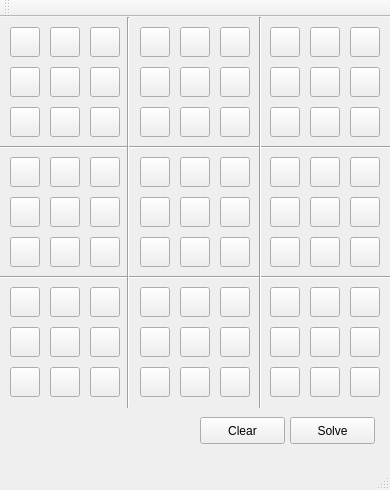
<?xml version="1.0" encoding="UTF-8"?>
<ui version="4.0">
 <class>MainWindow</class>
 <widget class="QMainWindow" name="MainWindow">
  <property name="geometry">
   <rect>
    <x>0</x>
    <y>0</y>
    <width>390</width>
    <height>490</height>
   </rect>
  </property>
  <property name="windowTitle">
   <string>Sudoku Solver</string>
  </property>
  <widget class="QWidget" name="centralWidget">
   <widget class="SudokuField" name="a11">
    <property name="geometry">
     <rect>
      <x>10</x>
      <y>10</y>
      <width>30</width>
      <height>30</height>
     </rect>
    </property>
    <property name="text">
     <string/>
    </property>
   </widget>
   <widget class="SudokuField" name="a12">
    <property name="geometry">
     <rect>
      <x>50</x>
      <y>10</y>
      <width>30</width>
      <height>30</height>
     </rect>
    </property>
    <property name="text">
     <string/>
    </property>
   </widget>
   <widget class="SudokuField" name="a13">
    <property name="geometry">
     <rect>
      <x>90</x>
      <y>10</y>
      <width>30</width>
      <height>30</height>
     </rect>
    </property>
    <property name="text">
     <string/>
    </property>
   </widget>
   <widget class="SudokuField" name="a14">
    <property name="geometry">
     <rect>
      <x>140</x>
      <y>10</y>
      <width>30</width>
      <height>30</height>
     </rect>
    </property>
    <property name="text">
     <string/>
    </property>
   </widget>
   <widget class="SudokuField" name="a15">
    <property name="geometry">
     <rect>
      <x>180</x>
      <y>10</y>
      <width>30</width>
      <height>30</height>
     </rect>
    </property>
    <property name="text">
     <string/>
    </property>
   </widget>
   <widget class="SudokuField" name="a16">
    <property name="geometry">
     <rect>
      <x>220</x>
      <y>10</y>
      <width>30</width>
      <height>30</height>
     </rect>
    </property>
    <property name="text">
     <string/>
    </property>
   </widget>
   <widget class="SudokuField" name="a17">
    <property name="geometry">
     <rect>
      <x>270</x>
      <y>10</y>
      <width>30</width>
      <height>30</height>
     </rect>
    </property>
    <property name="text">
     <string/>
    </property>
   </widget>
   <widget class="SudokuField" name="a18">
    <property name="geometry">
     <rect>
      <x>310</x>
      <y>10</y>
      <width>30</width>
      <height>30</height>
     </rect>
    </property>
    <property name="text">
     <string/>
    </property>
   </widget>
   <widget class="SudokuField" name="a19">
    <property name="geometry">
     <rect>
      <x>350</x>
      <y>10</y>
      <width>30</width>
      <height>30</height>
     </rect>
    </property>
    <property name="text">
     <string/>
    </property>
   </widget>
   <widget class="SudokuField" name="a25">
    <property name="geometry">
     <rect>
      <x>180</x>
      <y>50</y>
      <width>30</width>
      <height>30</height>
     </rect>
    </property>
    <property name="text">
     <string/>
    </property>
   </widget>
   <widget class="SudokuField" name="a28">
    <property name="geometry">
     <rect>
      <x>310</x>
      <y>50</y>
      <width>30</width>
      <height>30</height>
     </rect>
    </property>
    <property name="text">
     <string/>
    </property>
   </widget>
   <widget class="SudokuField" name="a23">
    <property name="geometry">
     <rect>
      <x>90</x>
      <y>50</y>
      <width>30</width>
      <height>30</height>
     </rect>
    </property>
    <property name="text">
     <string/>
    </property>
   </widget>
   <widget class="SudokuField" name="a21">
    <property name="geometry">
     <rect>
      <x>10</x>
      <y>50</y>
      <width>30</width>
      <height>30</height>
     </rect>
    </property>
    <property name="text">
     <string/>
    </property>
   </widget>
   <widget class="SudokuField" name="a27">
    <property name="geometry">
     <rect>
      <x>270</x>
      <y>50</y>
      <width>30</width>
      <height>30</height>
     </rect>
    </property>
    <property name="text">
     <string/>
    </property>
   </widget>
   <widget class="SudokuField" name="a29">
    <property name="geometry">
     <rect>
      <x>350</x>
      <y>50</y>
      <width>30</width>
      <height>30</height>
     </rect>
    </property>
    <property name="text">
     <string/>
    </property>
   </widget>
   <widget class="SudokuField" name="a22">
    <property name="geometry">
     <rect>
      <x>50</x>
      <y>50</y>
      <width>30</width>
      <height>30</height>
     </rect>
    </property>
    <property name="text">
     <string/>
    </property>
   </widget>
   <widget class="SudokuField" name="a24">
    <property name="geometry">
     <rect>
      <x>140</x>
      <y>50</y>
      <width>30</width>
      <height>30</height>
     </rect>
    </property>
    <property name="text">
     <string/>
    </property>
   </widget>
   <widget class="SudokuField" name="a26">
    <property name="geometry">
     <rect>
      <x>220</x>
      <y>50</y>
      <width>30</width>
      <height>30</height>
     </rect>
    </property>
    <property name="text">
     <string/>
    </property>
   </widget>
   <widget class="SudokuField" name="a41">
    <property name="geometry">
     <rect>
      <x>10</x>
      <y>140</y>
      <width>30</width>
      <height>30</height>
     </rect>
    </property>
    <property name="text">
     <string/>
    </property>
   </widget>
   <widget class="SudokuField" name="a37">
    <property name="geometry">
     <rect>
      <x>270</x>
      <y>90</y>
      <width>30</width>
      <height>30</height>
     </rect>
    </property>
    <property name="text">
     <string/>
    </property>
   </widget>
   <widget class="SudokuField" name="a33">
    <property name="geometry">
     <rect>
      <x>90</x>
      <y>90</y>
      <width>30</width>
      <height>30</height>
     </rect>
    </property>
    <property name="text">
     <string/>
    </property>
   </widget>
   <widget class="SudokuField" name="a31">
    <property name="geometry">
     <rect>
      <x>10</x>
      <y>90</y>
      <width>30</width>
      <height>30</height>
     </rect>
    </property>
    <property name="text">
     <string/>
    </property>
   </widget>
   <widget class="SudokuField" name="a34">
    <property name="geometry">
     <rect>
      <x>140</x>
      <y>90</y>
      <width>30</width>
      <height>30</height>
     </rect>
    </property>
    <property name="text">
     <string/>
    </property>
   </widget>
   <widget class="SudokuField" name="a44">
    <property name="geometry">
     <rect>
      <x>140</x>
      <y>140</y>
      <width>30</width>
      <height>30</height>
     </rect>
    </property>
    <property name="text">
     <string/>
    </property>
   </widget>
   <widget class="SudokuField" name="a46">
    <property name="geometry">
     <rect>
      <x>220</x>
      <y>140</y>
      <width>30</width>
      <height>30</height>
     </rect>
    </property>
    <property name="text">
     <string/>
    </property>
   </widget>
   <widget class="SudokuField" name="a39">
    <property name="geometry">
     <rect>
      <x>350</x>
      <y>90</y>
      <width>30</width>
      <height>30</height>
     </rect>
    </property>
    <property name="text">
     <string/>
    </property>
   </widget>
   <widget class="SudokuField" name="a35">
    <property name="geometry">
     <rect>
      <x>180</x>
      <y>90</y>
      <width>30</width>
      <height>30</height>
     </rect>
    </property>
    <property name="text">
     <string/>
    </property>
   </widget>
   <widget class="SudokuField" name="a49">
    <property name="geometry">
     <rect>
      <x>350</x>
      <y>140</y>
      <width>30</width>
      <height>30</height>
     </rect>
    </property>
    <property name="text">
     <string/>
    </property>
   </widget>
   <widget class="SudokuField" name="a43">
    <property name="geometry">
     <rect>
      <x>90</x>
      <y>140</y>
      <width>30</width>
      <height>30</height>
     </rect>
    </property>
    <property name="text">
     <string/>
    </property>
   </widget>
   <widget class="SudokuField" name="a48">
    <property name="geometry">
     <rect>
      <x>310</x>
      <y>140</y>
      <width>30</width>
      <height>30</height>
     </rect>
    </property>
    <property name="text">
     <string/>
    </property>
   </widget>
   <widget class="SudokuField" name="a32">
    <property name="geometry">
     <rect>
      <x>50</x>
      <y>90</y>
      <width>30</width>
      <height>30</height>
     </rect>
    </property>
    <property name="text">
     <string/>
    </property>
   </widget>
   <widget class="SudokuField" name="a36">
    <property name="geometry">
     <rect>
      <x>220</x>
      <y>90</y>
      <width>30</width>
      <height>30</height>
     </rect>
    </property>
    <property name="text">
     <string/>
    </property>
   </widget>
   <widget class="SudokuField" name="a42">
    <property name="geometry">
     <rect>
      <x>50</x>
      <y>140</y>
      <width>30</width>
      <height>30</height>
     </rect>
    </property>
    <property name="text">
     <string/>
    </property>
   </widget>
   <widget class="SudokuField" name="a47">
    <property name="geometry">
     <rect>
      <x>270</x>
      <y>140</y>
      <width>30</width>
      <height>30</height>
     </rect>
    </property>
    <property name="text">
     <string/>
    </property>
   </widget>
   <widget class="SudokuField" name="a45">
    <property name="geometry">
     <rect>
      <x>180</x>
      <y>140</y>
      <width>30</width>
      <height>30</height>
     </rect>
    </property>
    <property name="text">
     <string/>
    </property>
   </widget>
   <widget class="SudokuField" name="a38">
    <property name="geometry">
     <rect>
      <x>310</x>
      <y>90</y>
      <width>30</width>
      <height>30</height>
     </rect>
    </property>
    <property name="text">
     <string/>
    </property>
   </widget>
   <widget class="SudokuField" name="a61">
    <property name="geometry">
     <rect>
      <x>10</x>
      <y>220</y>
      <width>30</width>
      <height>30</height>
     </rect>
    </property>
    <property name="text">
     <string/>
    </property>
   </widget>
   <widget class="SudokuField" name="a57">
    <property name="geometry">
     <rect>
      <x>270</x>
      <y>180</y>
      <width>30</width>
      <height>30</height>
     </rect>
    </property>
    <property name="text">
     <string/>
    </property>
   </widget>
   <widget class="SudokuField" name="a71">
    <property name="geometry">
     <rect>
      <x>10</x>
      <y>270</y>
      <width>30</width>
      <height>30</height>
     </rect>
    </property>
    <property name="text">
     <string/>
    </property>
   </widget>
   <widget class="SudokuField" name="a53">
    <property name="geometry">
     <rect>
      <x>90</x>
      <y>180</y>
      <width>30</width>
      <height>30</height>
     </rect>
    </property>
    <property name="text">
     <string/>
    </property>
   </widget>
   <widget class="SudokuField" name="a51">
    <property name="geometry">
     <rect>
      <x>10</x>
      <y>180</y>
      <width>30</width>
      <height>30</height>
     </rect>
    </property>
    <property name="text">
     <string/>
    </property>
   </widget>
   <widget class="SudokuField" name="a87">
    <property name="geometry">
     <rect>
      <x>270</x>
      <y>310</y>
      <width>30</width>
      <height>30</height>
     </rect>
    </property>
    <property name="text">
     <string/>
    </property>
   </widget>
   <widget class="SudokuField" name="a83">
    <property name="geometry">
     <rect>
      <x>90</x>
      <y>310</y>
      <width>30</width>
      <height>30</height>
     </rect>
    </property>
    <property name="text">
     <string/>
    </property>
   </widget>
   <widget class="SudokuField" name="a81">
    <property name="geometry">
     <rect>
      <x>10</x>
      <y>310</y>
      <width>30</width>
      <height>30</height>
     </rect>
    </property>
    <property name="text">
     <string/>
    </property>
   </widget>
   <widget class="SudokuField" name="a76">
    <property name="geometry">
     <rect>
      <x>220</x>
      <y>270</y>
      <width>30</width>
      <height>30</height>
     </rect>
    </property>
    <property name="text">
     <string/>
    </property>
   </widget>
   <widget class="SudokuField" name="a89">
    <property name="geometry">
     <rect>
      <x>350</x>
      <y>310</y>
      <width>30</width>
      <height>30</height>
     </rect>
    </property>
    <property name="text">
     <string/>
    </property>
   </widget>
   <widget class="SudokuField" name="a54">
    <property name="geometry">
     <rect>
      <x>140</x>
      <y>180</y>
      <width>30</width>
      <height>30</height>
     </rect>
    </property>
    <property name="text">
     <string/>
    </property>
   </widget>
   <widget class="SudokuField" name="a85">
    <property name="geometry">
     <rect>
      <x>180</x>
      <y>310</y>
      <width>30</width>
      <height>30</height>
     </rect>
    </property>
    <property name="text">
     <string/>
    </property>
   </widget>
   <widget class="SudokuField" name="a64">
    <property name="geometry">
     <rect>
      <x>140</x>
      <y>220</y>
      <width>30</width>
      <height>30</height>
     </rect>
    </property>
    <property name="text">
     <string/>
    </property>
   </widget>
   <widget class="SudokuField" name="a66">
    <property name="geometry">
     <rect>
      <x>220</x>
      <y>220</y>
      <width>30</width>
      <height>30</height>
     </rect>
    </property>
    <property name="text">
     <string/>
    </property>
   </widget>
   <widget class="SudokuField" name="a77">
    <property name="geometry">
     <rect>
      <x>270</x>
      <y>270</y>
      <width>30</width>
      <height>30</height>
     </rect>
    </property>
    <property name="text">
     <string/>
    </property>
   </widget>
   <widget class="SudokuField" name="a73">
    <property name="geometry">
     <rect>
      <x>90</x>
      <y>270</y>
      <width>30</width>
      <height>30</height>
     </rect>
    </property>
    <property name="text">
     <string/>
    </property>
   </widget>
   <widget class="SudokuField" name="a79">
    <property name="geometry">
     <rect>
      <x>350</x>
      <y>270</y>
      <width>30</width>
      <height>30</height>
     </rect>
    </property>
    <property name="text">
     <string/>
    </property>
   </widget>
   <widget class="SudokuField" name="a88">
    <property name="geometry">
     <rect>
      <x>310</x>
      <y>310</y>
      <width>30</width>
      <height>30</height>
     </rect>
    </property>
    <property name="text">
     <string/>
    </property>
   </widget>
   <widget class="SudokuField" name="a59">
    <property name="geometry">
     <rect>
      <x>350</x>
      <y>180</y>
      <width>30</width>
      <height>30</height>
     </rect>
    </property>
    <property name="text">
     <string/>
    </property>
   </widget>
   <widget class="SudokuField" name="a55">
    <property name="geometry">
     <rect>
      <x>180</x>
      <y>180</y>
      <width>30</width>
      <height>30</height>
     </rect>
    </property>
    <property name="text">
     <string/>
    </property>
   </widget>
   <widget class="SudokuField" name="a69">
    <property name="geometry">
     <rect>
      <x>350</x>
      <y>220</y>
      <width>30</width>
      <height>30</height>
     </rect>
    </property>
    <property name="text">
     <string/>
    </property>
   </widget>
   <widget class="SudokuField" name="a63">
    <property name="geometry">
     <rect>
      <x>90</x>
      <y>220</y>
      <width>30</width>
      <height>30</height>
     </rect>
    </property>
    <property name="text">
     <string/>
    </property>
   </widget>
   <widget class="SudokuField" name="a86">
    <property name="geometry">
     <rect>
      <x>220</x>
      <y>310</y>
      <width>30</width>
      <height>30</height>
     </rect>
    </property>
    <property name="text">
     <string/>
    </property>
   </widget>
   <widget class="SudokuField" name="a72">
    <property name="geometry">
     <rect>
      <x>50</x>
      <y>270</y>
      <width>30</width>
      <height>30</height>
     </rect>
    </property>
    <property name="text">
     <string/>
    </property>
   </widget>
   <widget class="SudokuField" name="a74">
    <property name="geometry">
     <rect>
      <x>140</x>
      <y>270</y>
      <width>30</width>
      <height>30</height>
     </rect>
    </property>
    <property name="text">
     <string/>
    </property>
   </widget>
   <widget class="SudokuField" name="a68">
    <property name="geometry">
     <rect>
      <x>310</x>
      <y>220</y>
      <width>30</width>
      <height>30</height>
     </rect>
    </property>
    <property name="text">
     <string/>
    </property>
   </widget>
   <widget class="SudokuField" name="a52">
    <property name="geometry">
     <rect>
      <x>50</x>
      <y>180</y>
      <width>30</width>
      <height>30</height>
     </rect>
    </property>
    <property name="text">
     <string/>
    </property>
   </widget>
   <widget class="SudokuField" name="a56">
    <property name="geometry">
     <rect>
      <x>220</x>
      <y>180</y>
      <width>30</width>
      <height>30</height>
     </rect>
    </property>
    <property name="text">
     <string/>
    </property>
   </widget>
   <widget class="SudokuField" name="a62">
    <property name="geometry">
     <rect>
      <x>50</x>
      <y>220</y>
      <width>30</width>
      <height>30</height>
     </rect>
    </property>
    <property name="text">
     <string/>
    </property>
   </widget>
   <widget class="SudokuField" name="a82">
    <property name="geometry">
     <rect>
      <x>50</x>
      <y>310</y>
      <width>30</width>
      <height>30</height>
     </rect>
    </property>
    <property name="text">
     <string/>
    </property>
   </widget>
   <widget class="SudokuField" name="a67">
    <property name="geometry">
     <rect>
      <x>270</x>
      <y>220</y>
      <width>30</width>
      <height>30</height>
     </rect>
    </property>
    <property name="text">
     <string/>
    </property>
   </widget>
   <widget class="SudokuField" name="a65">
    <property name="geometry">
     <rect>
      <x>180</x>
      <y>220</y>
      <width>30</width>
      <height>30</height>
     </rect>
    </property>
    <property name="text">
     <string/>
    </property>
   </widget>
   <widget class="SudokuField" name="a75">
    <property name="geometry">
     <rect>
      <x>180</x>
      <y>270</y>
      <width>30</width>
      <height>30</height>
     </rect>
    </property>
    <property name="text">
     <string/>
    </property>
   </widget>
   <widget class="SudokuField" name="a78">
    <property name="geometry">
     <rect>
      <x>310</x>
      <y>270</y>
      <width>30</width>
      <height>30</height>
     </rect>
    </property>
    <property name="text">
     <string/>
    </property>
   </widget>
   <widget class="SudokuField" name="a58">
    <property name="geometry">
     <rect>
      <x>310</x>
      <y>180</y>
      <width>30</width>
      <height>30</height>
     </rect>
    </property>
    <property name="text">
     <string/>
    </property>
   </widget>
   <widget class="SudokuField" name="a84">
    <property name="geometry">
     <rect>
      <x>140</x>
      <y>310</y>
      <width>30</width>
      <height>30</height>
     </rect>
    </property>
    <property name="text">
     <string/>
    </property>
   </widget>
   <widget class="SudokuField" name="a92">
    <property name="geometry">
     <rect>
      <x>50</x>
      <y>350</y>
      <width>30</width>
      <height>30</height>
     </rect>
    </property>
    <property name="text">
     <string/>
    </property>
   </widget>
   <widget class="SudokuField" name="a98">
    <property name="geometry">
     <rect>
      <x>310</x>
      <y>350</y>
      <width>30</width>
      <height>30</height>
     </rect>
    </property>
    <property name="text">
     <string/>
    </property>
   </widget>
   <widget class="SudokuField" name="a99">
    <property name="geometry">
     <rect>
      <x>350</x>
      <y>350</y>
      <width>30</width>
      <height>30</height>
     </rect>
    </property>
    <property name="text">
     <string/>
    </property>
   </widget>
   <widget class="SudokuField" name="a94">
    <property name="geometry">
     <rect>
      <x>140</x>
      <y>350</y>
      <width>30</width>
      <height>30</height>
     </rect>
    </property>
    <property name="text">
     <string/>
    </property>
   </widget>
   <widget class="SudokuField" name="a95">
    <property name="geometry">
     <rect>
      <x>180</x>
      <y>350</y>
      <width>30</width>
      <height>30</height>
     </rect>
    </property>
    <property name="text">
     <string/>
    </property>
   </widget>
   <widget class="SudokuField" name="a93">
    <property name="geometry">
     <rect>
      <x>90</x>
      <y>350</y>
      <width>30</width>
      <height>30</height>
     </rect>
    </property>
    <property name="text">
     <string/>
    </property>
   </widget>
   <widget class="SudokuField" name="a91">
    <property name="geometry">
     <rect>
      <x>10</x>
      <y>350</y>
      <width>30</width>
      <height>30</height>
     </rect>
    </property>
    <property name="text">
     <string/>
    </property>
   </widget>
   <widget class="SudokuField" name="a96">
    <property name="geometry">
     <rect>
      <x>220</x>
      <y>350</y>
      <width>30</width>
      <height>30</height>
     </rect>
    </property>
    <property name="text">
     <string/>
    </property>
   </widget>
   <widget class="SudokuField" name="a97">
    <property name="geometry">
     <rect>
      <x>270</x>
      <y>350</y>
      <width>30</width>
      <height>30</height>
     </rect>
    </property>
    <property name="text">
     <string/>
    </property>
   </widget>
   <widget class="Line" name="line">
    <property name="geometry">
     <rect>
      <x>0</x>
      <y>120</y>
      <width>391</width>
      <height>20</height>
     </rect>
    </property>
    <property name="orientation">
     <enum>Qt::Horizontal</enum>
    </property>
   </widget>
   <widget class="Line" name="line_2">
    <property name="geometry">
     <rect>
      <x>0</x>
      <y>250</y>
      <width>391</width>
      <height>20</height>
     </rect>
    </property>
    <property name="orientation">
     <enum>Qt::Horizontal</enum>
    </property>
   </widget>
   <widget class="Line" name="line_3">
    <property name="geometry">
     <rect>
      <x>120</x>
      <y>0</y>
      <width>16</width>
      <height>391</height>
     </rect>
    </property>
    <property name="orientation">
     <enum>Qt::Vertical</enum>
    </property>
   </widget>
   <widget class="Line" name="line_4">
    <property name="geometry">
     <rect>
      <x>250</x>
      <y>0</y>
      <width>20</width>
      <height>391</height>
     </rect>
    </property>
    <property name="orientation">
     <enum>Qt::Vertical</enum>
    </property>
   </widget>
   <widget class="QPushButton" name="solve">
    <property name="geometry">
     <rect>
      <x>290</x>
      <y>400</y>
      <width>85</width>
      <height>27</height>
     </rect>
    </property>
    <property name="text">
     <string>Solve</string>
    </property>
   </widget>
   <widget class="QPushButton" name="clear">
    <property name="geometry">
     <rect>
      <x>200</x>
      <y>400</y>
      <width>85</width>
      <height>27</height>
     </rect>
    </property>
    <property name="text">
     <string>Clear</string>
    </property>
   </widget>
  </widget>
  <widget class="QMenuBar" name="menuBar">
   <property name="geometry">
    <rect>
     <x>0</x>
     <y>0</y>
     <width>390</width>
     <height>27</height>
    </rect>
   </property>
  </widget>
  <widget class="QToolBar" name="mainToolBar">
   <attribute name="toolBarArea">
    <enum>TopToolBarArea</enum>
   </attribute>
   <attribute name="toolBarBreak">
    <bool>false</bool>
   </attribute>
  </widget>
  <widget class="QStatusBar" name="statusBar"/>
 </widget>
 <layoutdefault spacing="6" margin="11"/>
 <customwidgets>
  <customwidget>
   <class>SudokuField</class>
   <extends>QPushButton</extends>
   <header>sudokufield.h</header>
  </customwidget>
 </customwidgets>
 <resources/>
 <connections/>
</ui>
